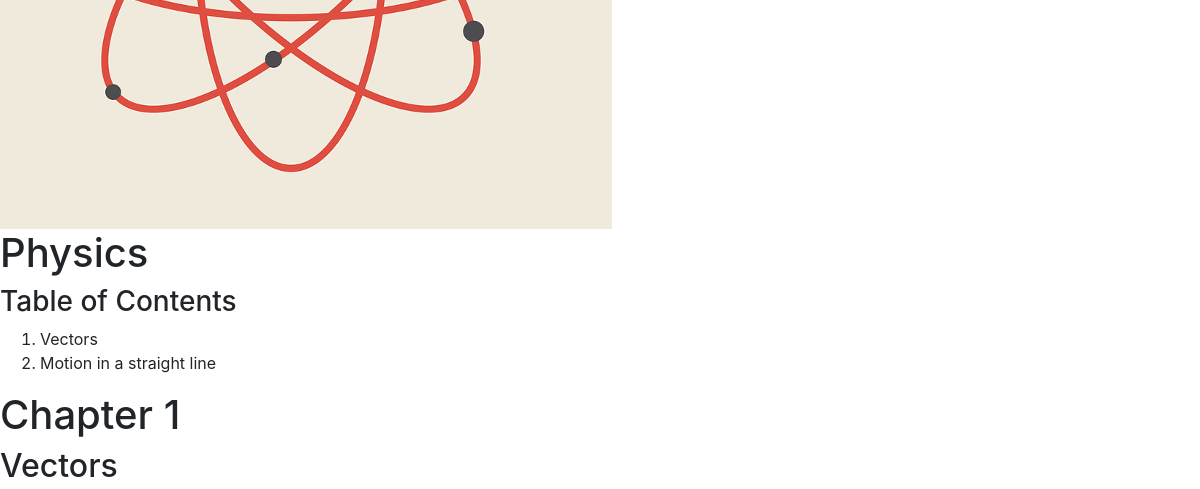
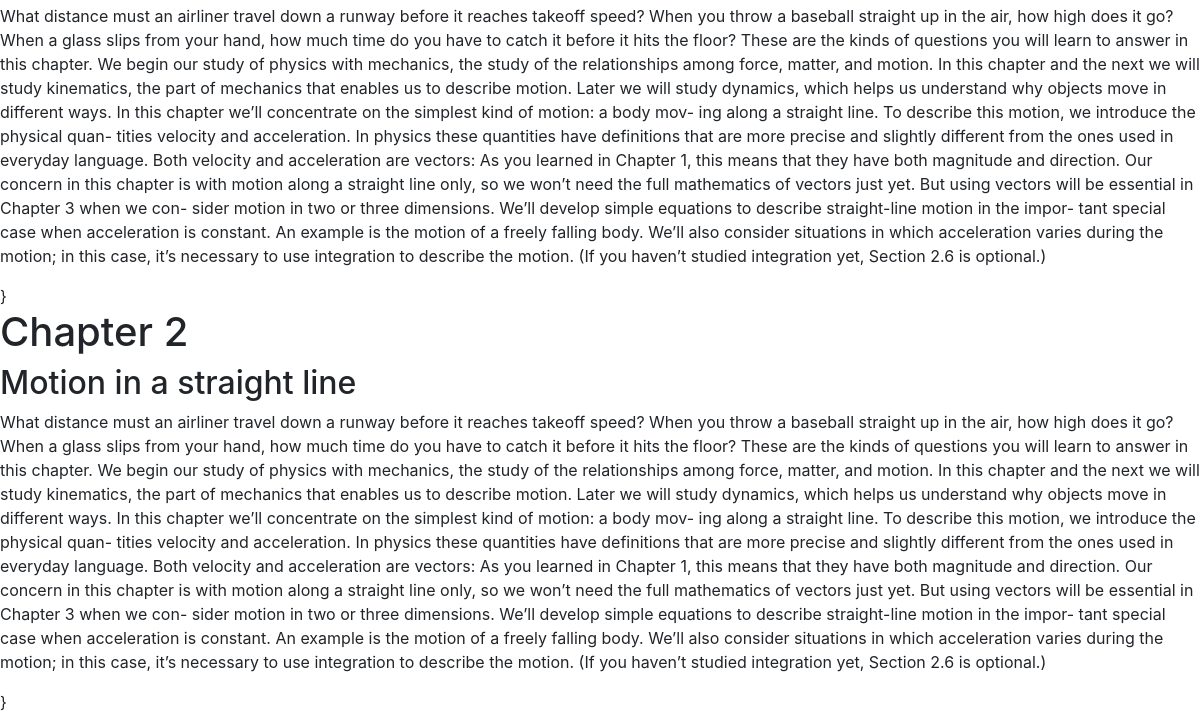
The page /contents/Physics (lower part) on the database as committed earlier (2 pictures, top to bottom).
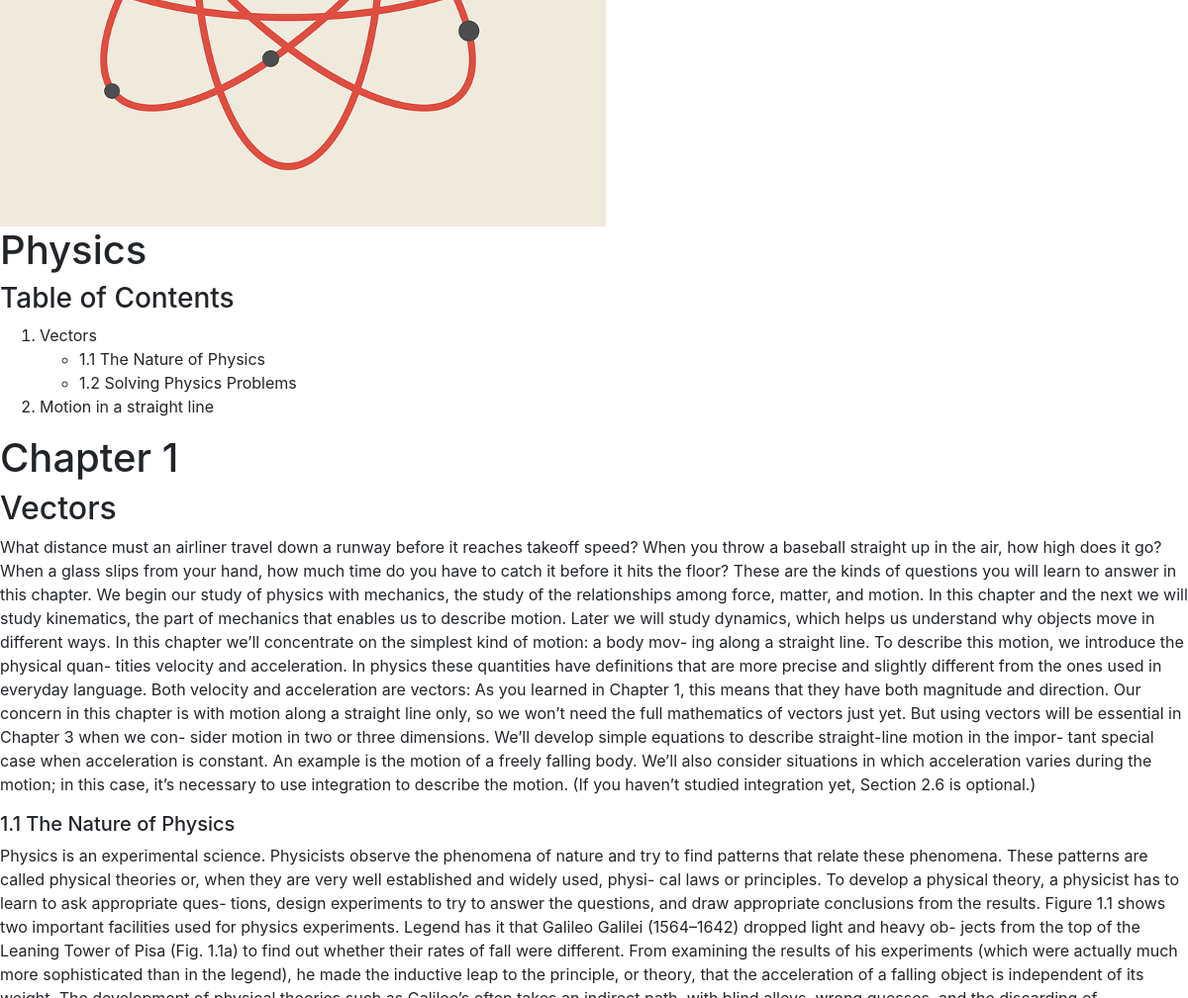
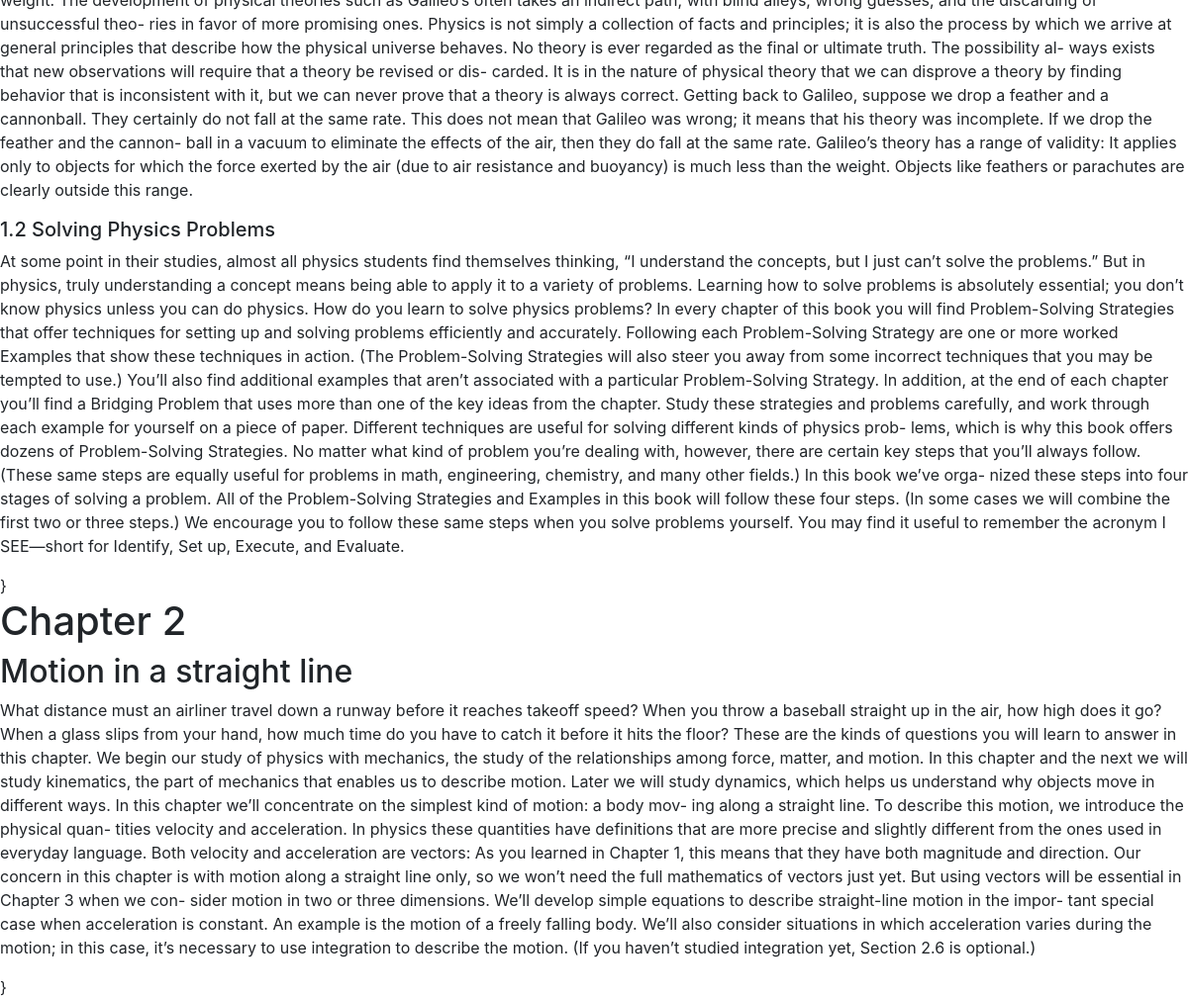
The same page on the database as committed later (2 pictures, top to bottom).
### textbook/models.py (models this page shows, shortened)
class Chapter(models.Model):
    textbook = models.ForeignKey(Textbook, on_delete=models.CASCADE)
    number = models.IntegerField()
    title = models.CharField(max_length=50)
    subtitle = models.CharField(max_length=500, blank=True, default="")
    intro = models.TextField(blank=True, default="")

class Section(models.Model):
    chapter = models.ForeignKey(Chapter, on_delete=models.CASCADE)
    number = models.IntegerField()
    title = models.CharField(max_length=50)
    text = models.TextField(blank=True, default="")

### textbook/views.py (the view)
# urls.py: path('contents/<title>', views.contents, name='contents')
def contents(request, title):
    book = Textbook.objects.get(title=title)
    return render(request, 'textbook/contents.html', {"book" : book})

### textbook/templates/textbook/contents.html (shortened to what this page needs)
{% extends "textbook/base.html" %}
{% block 'body' %}
<img src="{{ book.cover_image.url }}" alt="Cover Image"/>
<h1>{{ book.title }} </h1>
<h3>Table of Contents</h3>
<ol>
  {% for chapter in book.chapter_set.all %}
    <li>
      {{ chapter.title }}
      {% for section in chapter.section_set.all %}
      <ul>
	<li>
	  {{ chapter.number }}.{{ section.number }} {{ section.title }}
	</li>
      </ul>
      {% endfor %}
    </li>
  {% endfor %}
</ol>
{% for chapter in book.chapter_set.all %}
<h1>Chapter {{ chapter.number }}</h1>
<h2>{{ chapter.title }} </h2>
<p>
  {{ chapter.intro }}
</p>
{% for section in chapter.section_set.all %}
<div>
  <h5>{{ chapter.number }}.{{ section.number }} {{ section.title }}</h5>
</div>
<p>{{ section.text }} </p>
{% endfor %}}
{% endfor %}
{% endblock %}

Rows that differ between the two databases and show on the page:
added Section: {{ chapter.number }} "1", number "1", title "The Nature of Physics", text "Physics is an experimental science. Physicists observe the phenomena of nature and try to find patterns that relate these phenomena. These patterns are called physical theories or, when they are very well established and widely used, physi- cal laws or principles. To develop a physical theory, a physicist has to learn to ask appropriate ques- tions, design experiments to try to answer the questions, and draw appropriate conclusions from the results. Figure 1.1 shows two important facilities used for physics experiments. Legend has it that Galileo Galilei (1564–1642) dropped light and heavy ob- jects from the top of the Leaning Tower of Pisa (Fig. 1.1a) to find out whether their rates of…", shown under Chapter "Vectors"
added Section: {{ chapter.number }} "1", number "2", title "Solving Physics Problems", text "At some point in their studies, almost all physics students find themselves thinking, “I understand the concepts, but I just can’t solve the problems.” But in physics, truly understanding a concept means being able to apply it to a variety of problems. Learning how to solve problems is absolutely essential; you don’t know physics unless you can do physics. How do you learn to solve physics problems? In every chapter of this book you will find Problem-Solving Strategies that offer techniques for setting up and solving problems efficiently and accurately. Following each Problem-Solving Strategy are one or more worked Examples that show these techniques in action. (The Problem-Solving…", shown under Chapter "Vectors"
